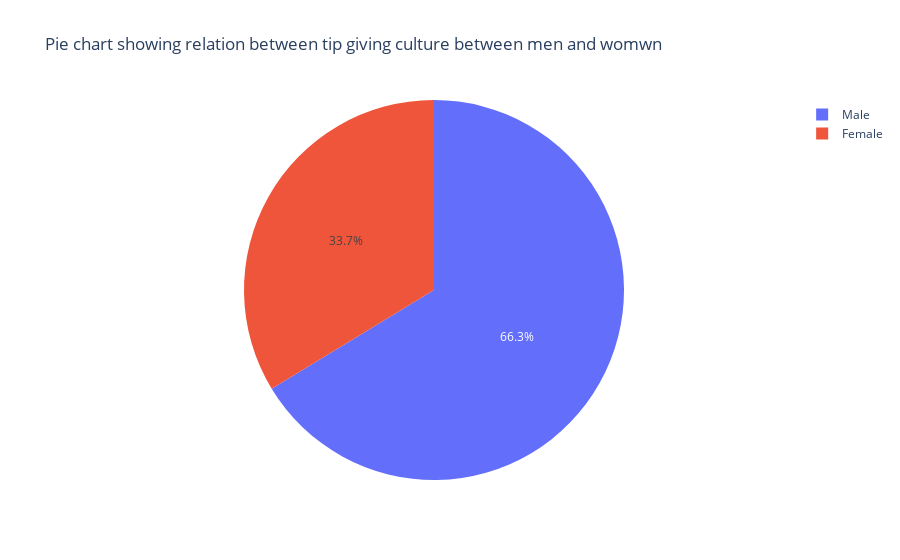

Notebook code for this chart:
### Code cell
df=sns.load_dataset("tips")
fig=px.pie(values=df["tip"],names=df["sex"],title="Pie chart showing relation between tip giving culture between men and womwn")
fig.show()

### Figure 1 — Plotly figure (JSON) as saved in the notebook; plotly's stock layout.template omitted (floating-point values rounded to 4 significant figures; data arrays with more than 128 entries replaced by an {"elided": "..."} marker saying what was removed)
{"data": [{"domain": {"x": [0, 1], "y": [0, 1]}, "hovertemplate": "label=%{label}<br>value=%{value}<extra></extra>", "labels": {"elided": "244 str values"}, "legendgroup": "", "name": "", "showlegend": true, "type": "pie", "values": {"elided": "244 float values"}}], "layout": {"legend": {"tracegroupgap": 0}, "title": {"text": "Pie chart showing relation between tip giving culture between men and womwn"}}}
